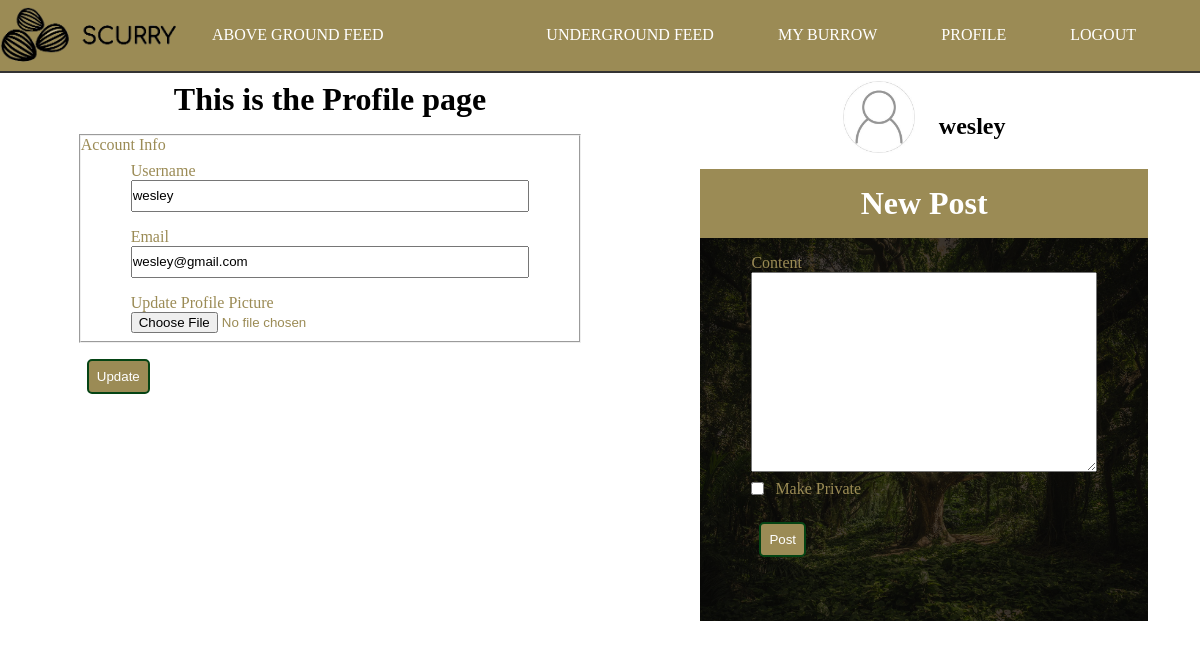
The app's page /profile (signed in) with its own data.
### scurry/models.py (models this page shows, shortened)
class User(db.Model, UserMixin):
    id = db.Column(db.Integer, primary_key=True)
    username = db.Column(db.String(20), unique=True, nullable=False)
    email = db.Column(db.String(120), unique=True, nullable=False)
    image_file = db.Column(db.String(20), nullable=False, default='noprofile.jpg')
    password = db.Column(db.String(60), nullable=False)
    posts = db.relationship('Post', backref='author', lazy=True)
    followed = db.relationship(
        'User', secondary=followers,
        primaryjoin=(followers.c.follower_id == id),
        secondaryjoin=(followers.c.followed_id == id),
        backref=db.backref('followers', lazy='dynamic'), lazy='dynamic')
    liked = db.relationship(
        'PostLike',
        foreign_keys='PostLike.user_id',
        backref='user', lazy='dynamic')
    shared = db.relationship(
        'PostShare',
        foreign_keys='PostShare.sharer_id',
        backref='sharer', lazy='dynamic')

### scurry/users/routes.py (the view)
@users.route('/profile', methods=['GET', 'POST'])
@login_required
def profile():
    accountForm = UpdateAccountForm()
    if accountForm.validate_on_submit():
        if accountForm.picture.data:
            picture_file = save_picture(accountForm.picture.data)
            current_user.image_file = picture_file
        current_user.username = accountForm.username.data
        current_user.email = accountForm.email.data
        db.session.commit()
        flash('Account has been updated!', 'success')
        return redirect(url_for('users.profile'))
    elif request.method == 'GET':
        accountForm.username.data = current_user.username
        accountForm.email.data = current_user.email
    postForm = PostForm()
    if postForm.validate_on_submit():
        post = Post(private=postForm.private.data, content=postForm.content.data, author=current_user)
        db.session.add(post)
        db.session.commit()
        flash('Post Created!', 'success')
        return redirect(url_for('main.index'))
    image_file = url_for('static', filename='images/' + current_user.image_file)
    return render_template('profile.html', title="Profile",
                            userForm=accountForm, postForm=postForm,
                            image_file=image_file)

### scurry/users/forms.py (shortened to what this page needs)
class UpdateAccountForm(FlaskForm):
    username = StringField('Username',
                        validators=[DataRequired(), Length(min=2, max=20)])
    email = StringField('Email',
                        validators=[DataRequired(), Email()])
    picture = FileField('Update Profile Picture', validators=[FileAllowed(['jpg', 'jpeg', 'png'])])
    submit = SubmitField('Update')

### scurry/posts/forms.py
class PostForm(FlaskForm):
    content = TextAreaField('Content', validators=[DataRequired()])
    private = BooleanField('Make Private')
    submit = SubmitField('Post')

### scurry/models.py (called while the page is built)
@login_manager.user_loader
def load_user(user_id):
    return User.query.get(int(user_id))

### scurry/templates/profile.html (shortened to what this page needs)
{% extends "layout.html" %}
{% block content %}
    <div class="container" id="profile">
        <h1 class="page-header">This is the Profile page</h1>
        <div class="form">
            <form action="" method="POST" enctype="multipart/form-data">
                <fieldset class="form-group">
                    <div class="legend">
                        Account Info
                    </div>
                    <div class="form-group">
                        {{ userForm.username.label(class="form-control-label") }}
                        {% if userForm.username.errors %}
                            {{ userForm.username(class="form-control")}}
                            <div class="invalid-feedback">
                                {% for error in userForm.username.errors %}
                                    <span>{{ error }}</span>
                                {% endfor %}
                            </div>
                        {% else %}
                            {{ userForm.username(class="form-control") }}
                        {% endif %}
                    </div>
                    <div class="form-group">
                        {{ userForm.email.label(class="form-control-label") }}
                        {% if userForm.email.errors %}
                            {{ userForm.email(class="form-control")}}
                            <div class="invalid-feedback">
                                {% for error in userForm.email.errors %}
                                    <span>{{ error }}</span>
                                {% endfor %}
                            </div>
                        {% else %}
                            {{ userForm.email(class="form-control") }}
                        {% endif %}
                    </div>
                    <div class="form-group">
                        {{ userForm.picture.label() }}
                        {{ userForm.picture(class="form-control-file") }}
                    </div>
                </fieldset>
                <div class="form-group">
                    {{ userForm.submit(class="btn btn-info")}}
                </div>
            </form>
        </div>
    </div>
{% endblock content %}

### scurry/templates/layout.html (shortened to what this page needs)
<!DOCTYPE html>
<html lang="en">
<head>
    <link rel="stylesheet" type="text/css" href="{{ url_for('static', filename='style.css') }}">
</head>
<body>
    <header>
        <nav class="header-nav">
            <div class="header-logo">
                <img src="{{ url_for('static', filename='images/scurry-logo.png') }}" alt="Scurry - A Place for Squirrels" class="logo">
            </div>
            <ul class="nav-list">
                <li class="nav-list-item">
                    <a href="{{ url_for('main.index') }}" class="nav-link">Above Ground Feed</a>
                </li>
            </ul>
            <ul class="nav-list right">
                {% if current_user.is_authenticated %}
                <li class="nav-list-item">
                    <a href="{{ url_for('posts.underground') }}" class="nav-link">Underground Feed</a>
                </li>
                <li class="nav-list-item">
                    <a href="{{ url_for('posts.burrow') }}" class="nav-link">My Burrow</a>
                </li>
                <li class="nav-list-item">
                    <a href="{{ url_for('users.profile') }}" class="nav-link">Profile</a>
                </li>
                <li class="nav-list-item">
                    <a href="{{ url_for('users.logout') }}" class="nav-link">Logout</a>
                </li>
                {% endif %}
            </ul>
        </nav>
    </header>
    <main id="main">
        <div class="content-container" id="main-block">
            {%  block content %}{% endblock %}
        </div>
        <div class="sidebar-container" id="sidebar-block">
        {% if current_user.is_authenticated %}
            <div class="home-sidebar-user-info">
                <img src="{{ url_for('static', filename='images/' + current_user.image_file) }}" alt="user photo" class="sidebar-img">
                <h2>{{ current_user.username }}</h2>
            </div>
            <div class="post-form">
                <form action="" method="POST" class="form">
                    <div class="form-legend">
                        <h1>New Post</h1>
                    </div>
                    <div class="form-well">
                        <div class="form-group">
                            {{ postForm.content.label(class="form-control-label") }}
                            {% if postForm.content.errors %}
                                <div class="invalid-feedback">
                                    {% for error in postForm.content.errors %}
                                        <span>{{ error }}</span>
                                    {% endfor %}
                                </div>
                            {% else %}
                                {{ postForm.content(class="form-control-post-textarea") }}
                            {% endif %}
                        </div>
                        <div class="form-group">
                            {{ postForm.private.label(class="form-control-boolean-label") }}
                            {{ postForm.private(class="form-control-boolean") }}
                        </div>
                        <div class="form-group post-submit">
                            {{ postForm.submit(class="btn")}}
                        </div>
                    </div>
                </form>
            </div>
        {% endif %}
        </div>
    </main>
</body>
</html>

### scurry/static/style.css (style rules this page uses)
*, *::before, *::after { margin: 0; padding: 0; box-sizing: border-box; }
html { --main-color: #054414; --accent-color: #9b8b55; }
body { background-size: cover; }
a { text-decoration: none; color: #ffffff; transition: color .4s ease; }
.container { padding: .5rem; }
.btn { margin: .5rem; padding: .5rem; background: var(--accent-color); border: 2px solid var(--main-color); border-radius: 5px; color: #fff; cursor: pointer; }
.header-nav { width: 100vw; border-bottom: 2px solid #333; background: var(--accent-color); display: flex; }
.header-logo > .logo { max-width: 180px; object-fit: contain; }
.nav-list { margin-right: 2rem; list-style: none; display: flex; flex-flow: row nowrap; justify-content: center; align-items: center; }
.nav-list-item { margin: .5rem 2rem; }
.nav-link { text-transform: uppercase; }
.right { margin-left: auto; }
#main-block { grid-area: main; }
#sidebar-block { grid-area: side; }
#main { max-width: 1175px; height: 100%; display: grid; grid-template-areas: 'main main main side side' 'main main main side side' 'main main main side side'; grid-gap: .5rem; }
.content-container { width: 55vw; }
.sidebar-container { width: 40vw; }
.page-header { text-align: center; }
.home-sidebar-user-info { padding-top: .5rem; display: flex; justify-content: center; align-items: center; }
.home-sidebar-user-info > h2 { margin: 1.3rem 0 0 1.5rem; }
.sidebar-img { height: 72px; width: 72px; object-fit: cover; }
.post-form { padding: .5rem; }
.form { margin: auto; padding: .5rem; width: 100%; max-width: 650px; }
.form-legend { padding: 1rem 0; width: 100%; text-align: center; background: var(--accent-color); color: #ffffff; }
.form-well { padding: .5rem .5rem 3rem .5rem; height: 100%; width: 100%; background: linear-gradient( rgba(0,0,0,0.7), rgba(0,0,0,0.7)), url('./images/forest.jpeg') no-repeat center; background-size: cover; }
.form-group { margin: .5rem auto; width: 80%; position: relative; display: flex; flex-direction: column; justify-content: center; align-items: flex-start; color: var(--accent-color); }
.form-control { height: 2rem; width: 100%; }
.form-control-post-textarea { width: 100%; height: 200px; }
.form-control-boolean-label { margin-left: 1.5rem; }
.form-control-boolean { display: inline; position: absolute; }
.post-submit { margin-top: 1rem; }

### records on screen
User: username "wesley", email "wesley@gmail.com", image_file (picture)

### other values on screen
{{ userForm.username.label(class="form-control-label") }} "Username"
{{ userForm.email.label(class="form-control-label") }} "Email"
{{ userForm.picture.label() }} "Update Profile Picture"
{{ postForm.content.label(class="form-control-label") }} "Content"
{{ postForm.private.label(class="form-control-boolean-label") }} "Make Private"
